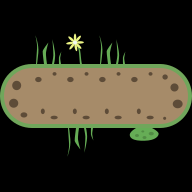

Rendered tile map (Tiled .tmx) drawn with the repository's tilesets; below, a short description and the map source with its tile grids summarised:
An orthogonal 6x6 tile map with 32x32 px tiles, 2 tile layers (ground, deco).

<map version="1.0" orientation="orthogonal" renderorder="left-down" width="6" height="6" tilewidth="32" tileheight="32" nextobjectid="12">
 <tileset firstgid="1" source="tileset.tsx" />
 <layer name="ground" width="6" height="6">
  <data>[36 cells, 12 non-empty, 6 distinct tile ids]</data>
 </layer>
 <layer name="deco" width="6" height="6">
  <data>[36 cells, 5 non-empty, 4 distinct tile ids]</data>
 </layer>
</map>
